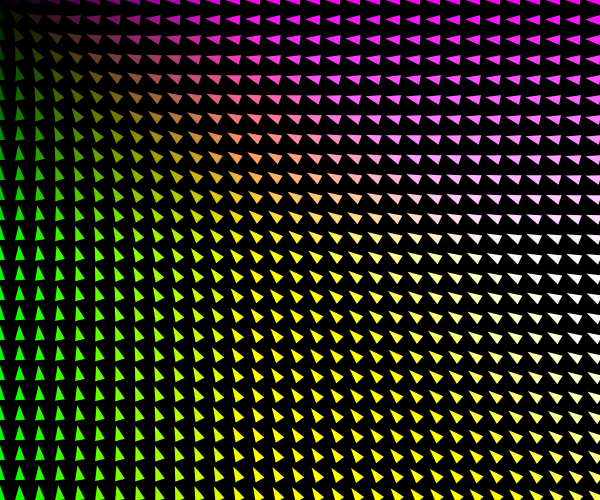
Frame 1 (no input)
Frame 60 (the mouse pressed at the canvas centre just before this capture): identical to frame 1, image omitted
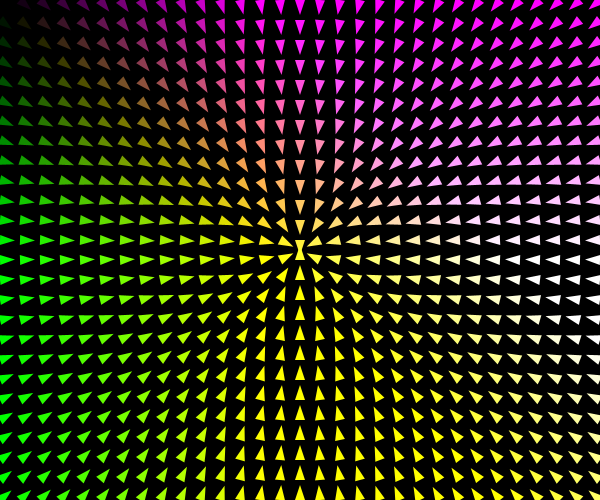
Frame 120 (the mouse held since frame 60 and released just before this capture)

The Processing sketch that drew these frames (run headless with seeded random() and noise(); from frame 60 on, the mouse is pressed at the canvas centre):

// Processing sketch: processing_70066
// ── processing_70066.pde

float x,y;
float a=0;

//................
void setup(){
  size(600,500);
  background(0);
  
  x=width/12;
  y=height/12;
  
}

//................

void draw(){
  
  background(0);
  
  for(int i = 0; i < 31; i++){
    for(int j = 0; j < 31; j++){
    
    float lx = i*20;
    float ly = j*20;
    
  float dx = mouseX - lx; // cateto adyacente
  float dy = mouseY - ly; // cateto opuesto
  
  a = atan2(dy,dx);
  
  puntas(lx,ly,a);
  
   }
  
  }
  
}

//.................
void puntas(float x, float y, float ang){
  
  pushMatrix();
  translate(x,y);
  rotate(ang);
  noStroke();
  fill(x,y,x-y);
  triangle(0,-5,0,5,15,0);
 popMatrix();
  
  
}
